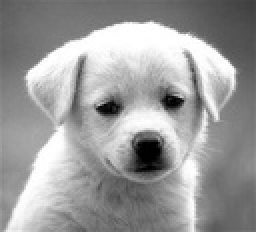
%> input picture Semestre 1/Vision Artificial/imgs/grayscale/puppy.jpg, 128 x 116 px, shrunk from 474 x 428 before the run (shown 2 times larger)
$ octave Tarea3.m   (GNU Octave 9; MATLAB toolbox functions it lacks are replaced by stand-ins)
%> lines starting %> are read from the running program, lines starting %| are printed output that depends on the picture
% Read image
img = imread('././imgs/grayscale/puppy.jpg');
%> img is the input picture: size 116x128x3 uint8; min 0, max 255, mean 155.9
img = rgb2gray(img);
%> img: size 116x128 uint8
% Add noise to image
saltPepper = imnoise(img,'salt & pepper',0.05);
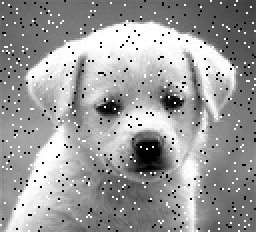
%> saltPepper: size 116x128 uint8 (shown 2 times larger); min 0, max 255, mean 154.4

% Median Filter
median_filtered_img = CustomFilters.medianFilter(saltPepper,3,3);
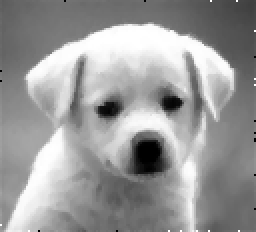
%> median_filtered_img: size 116x128 uint8 (shown 2 times larger); min 0, max 255, mean 153.1
median_filtered_matlab = medfilt2(saltPepper);

% Mode Filter
mode_filtered_img = CustomFilters.modeFilter(saltPepper,3,3);
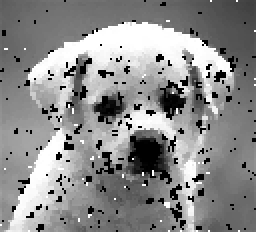
%> mode_filtered_img: size 116x128 uint8 (shown 2 times larger); min 0, max 255, mean 140.1
%> (the run ends here)
